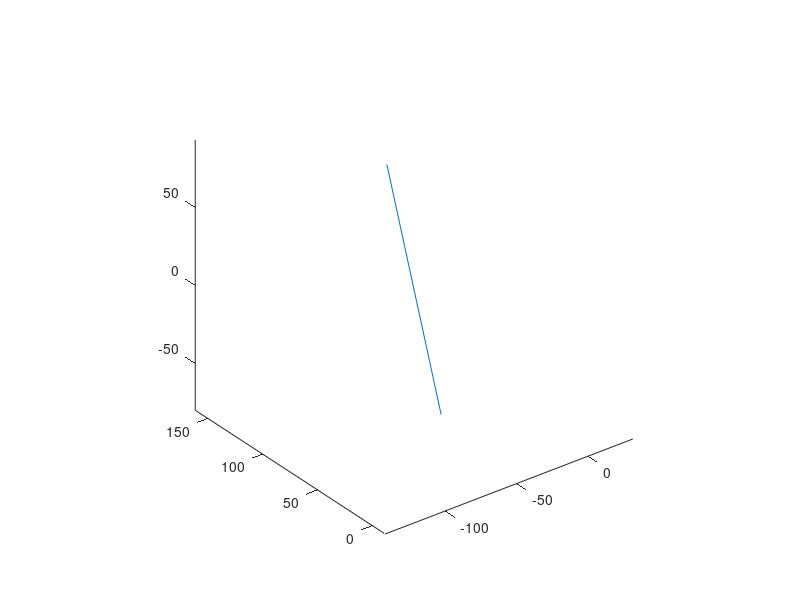

Recreate this plot in MATLAB. (Note: this script raises an error after producing the figure.)
%=============================================================================
% Copyright (c) 2016-present Allan CORNET (Nelson)
%=============================================================================
% This file is part of Nelson.
%=============================================================================
% LICENCE_BLOCK_BEGIN
% SPDX-License-Identifier: LGPL-3.0-or-later
% LICENCE_BLOCK_END
%=============================================================================
% <--ADV-CLI MODE-->
%=============================================================================
close all
%=============================================================================

f = figure('Visible', 'off');
ax = axes('Parent', f);
x = [-102.78651428222656, -7.8202972412109375];
y = [-11.798049926757812, 161.43443298339844];
z = [-17.131217956542969, 30.384407043457031];
plot3(ax, x, y, z);
axes(ax);
axis equal;
view(3);
drawnow();
limits = [xlim(), ylim(), zlim()];
asserts.isapprox(limits, [x, -20, 180, z], 1e-12);
asserts.isequal(get(ax, 'XTick'), -100:20:-20);
asserts.isequal(get(ax, 'YTick'), [0 50 100 150]);
asserts.isequal(get(ax, 'ZTick'), -10:10:30);
center = [(limits(1) + limits(2)) / 2, (limits(3) + limits(4)) / 2, ...
  (limits(5) + limits(6)) / 2];
radius = 10 * norm([(limits(2) - limits(1)) / 2, (limits(4) - limits(3)) / 2, ...
  (limits(6) - limits(5)) / 2]);
azimuth = -37.5 * pi / 180;
elevation = 30 * pi / 180;
expectedCameraPosition = [cos(elevation) * sin(azimuth) * radius + center(1), ...
  -cos(elevation) * cos(azimuth) * radius + center(2), ...
  sin(elevation) * radius + center(3)];
asserts.isapprox(ax.CameraPosition, expectedCameraPosition, 1e-10);
forward = center - expectedCameraPosition;
distance = norm(forward);
forward = forward ./ distance;
right = cross(forward, [0, 0, 1]);
right = right ./ norm(right);
cameraUp = cross(right, forward);
cameraUp = cameraUp ./ norm(cameraUp);
corners = [limits(1) limits(3) limits(5); limits(1) limits(3) limits(6); ...
  limits(1) limits(4) limits(5); limits(1) limits(4) limits(6); ...
  limits(2) limits(3) limits(5); limits(2) limits(3) limits(6); ...
  limits(2) limits(4) limits(5); limits(2) limits(4) limits(6)];
relative = corners - expectedCameraPosition;
projectedX = relative * right';
projectedY = relative * cameraUp';
figPosition = f.Position;
axesPosition = ax.Position;
axesWidth = axesPosition(3) * figPosition(3);
axesHeight = axesPosition(4) * figPosition(4);
xSpan = max(projectedX) - min(projectedX);
ySpan = max(projectedY) - min(projectedY);
% The angle spans the extent that fills the axes: the width when the box is
% relatively wider than the axes, the height otherwise.
if (xSpan * axesHeight >= ySpan * axesWidth)
  span = xSpan;
else
  span = ySpan;
end
expectedCameraViewAngle = 360 / pi * atan(span / (2 * distance));
asserts.isapprox(ax.CameraViewAngle, expectedCameraViewAngle, 1e-10);
close(f);
close all
%=============================================================================
%=============================================================================
function assert_mode_switch(h, propertyName, modeName, value)
  set(h, modeName, 'auto');
  set(h, propertyName, value);
  asserts.isequal(get(h, modeName), 'manual');
end

%=============================================================================
function delta = frame_delta(a, b)
  delta = sum(abs(double(a(:)) - double(b(:))));
end
%=============================================================================
function frameSize = expectedFrameSize(f)
  position = f.Position;
  ratio = f.DevicePixelRatio;
  frameSize = [round(position(4) * ratio), round(position(3) * ratio), 3];
end
%=============================================================================
function [left, top, right, bottom] = axes_edges(frame, ax)
  imageHeight = size(frame, 1);
  imageWidth = size(frame, 2);
  position = ax.Position;
  left = max(3, round(position(1) * imageWidth));
  right = min(imageWidth - 2, round((position(1) + position(3)) * imageWidth));
  top = max(3, round((1 - position(2) - position(4)) * imageHeight));
  bottom = min(imageHeight - 2, round((1 - position(2)) * imageHeight));
end
%=============================================================================
function ratio = dark_ratio(region)
  dark = region(:, :, 1) < 180 & region(:, :, 2) < 180 & region(:, :, 3) < 180;
  ratio = sum(dark(:)) / numel(dark);
end
%=============================================================================
function len = bottom_tick_length(frame, ax, direction)
  [left, ~, right, bottom] = axes_edges(frame, ax);
  x = round((left + right) / 2);
  len = 0;
  started = false;
  if strcmp(direction, 'in')
    rows = (bottom - 1):-1:1;
  else
    rows = (bottom + 1):size(frame, 1);
  end
  for y = rows
    region = frame(y, x - 1:x + 1, :);
    hit = dark_ratio(region) > 0;
    if hit
      len = len + 1;
      started = true;
    elseif started
      return;
    end
  end
end
%=============================================================================
function count = tick_label_dark_pixel_count(frame, ax)
  [left, top, ~, bottom] = axes_edges(frame, ax);
  dark = frame(:, :, 1) < 180 & frame(:, :, 2) < 180 & frame(:, :, 3) < 180;
  dark(max(1, bottom - 2):min(size(frame, 1), bottom + 2), :) = false;
  dark(:, max(1, left - 2):min(size(frame, 2), left + 2)) = false;
  labelMask = false(size(dark));
  labelMask(max(1, top - 30):min(size(frame, 1), bottom + 30), :) = true;
  count = sum(dark(:) & labelMask(:));
end
%=============================================================================
